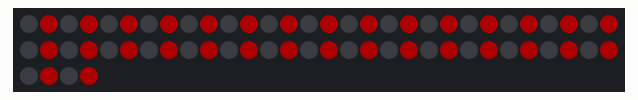
The sketch below on a simulated Arduino Uno, built with avr-gcc and run on an emulated ATmega328P. Shown: 64 RGB LEDs in strip order, left to right, continuing on the next row. Dim RGB values are drawn brighter than linear.

Above: at 0.1 s.

The sketch:

Neo6.ino
```cpp
#include <Adafruit_NeoPixel.h>
#include "frames.h"
Adafruit_NeoPixel strip(64, 6);

int colors[4][3] {
  {255, 0, 255},
  {255, 0, 0},
  {0, 0 , 255},
  {0, 255, 0}
};

int whichFrame = 0;

void setup() {
  strip.begin();
  strip.clear();
  strip.setBrightness(50);

}

void loop() {

  for (int i = 0; i < strip.numPixels(); i++) {
    int pixAddress = pixelMap[i];

    int whichColor = animation[whichFrame][i];
    int red = colors[whichColor][0];
    int green = colors[whichColor][1];
    int blue = colors[whichColor][2];

    if (pixAddress != -1) {
      strip.setPixelColor(pixAddress, red, green, blue);
    }

  }
  strip.show();
  delay (500);
  whichFrame = (whichFrame + 1) % 1;

}
```

frames.h
```cpp
int pixelMap[64] {
  -1, 1, -1, 3, -1, 5, -1, 7,
  -1, 9, -1, 11, -1, 13, -1, 15,
  -1, 17, -1, 19, -1, 21, -1, 23,
  -1, 25, -1, 27, -1, 29, -1, 31,
  -1, 33, -1, 35, -1, 37, -1, 39,
  -1, 41, -1, 43, -1, 45, -1, 47,
  -1, 49, -1, 51, -1, 53, -1, 55,
  -1, 57, -1, 59, -1, 61, -1, 63,
};

int animation[1][64] {
  {
    0, 1, 0, 1, 0, 1, 0, 1,
    0, 1, 0, 1, 0, 1, 0, 1,
    0, 1, 0, 1, 0, 1, 0, 1,
    0, 1, 0, 1, 0, 1, 0, 1,
    0, 1, 0, 1, 0, 1, 0, 1,
    0, 1, 0, 1, 0, 1, 0, 1,
    0, 1, 0, 1, 0, 1, 0, 1,
    0, 1, 0, 1, 0, 1, 0, 1,
  },

};
```
